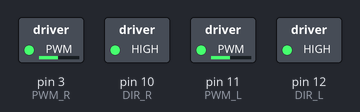
This sketch was run on a simulated Arduino Uno, built with avr-gcc and run on an emulated ATmega328P. On the bench: switched loads named in the sketch (green lamp = pin HIGH).

Above: at 0.1 s.
Timing chart, 0 to 1.6 s (numbered marks = the images above):
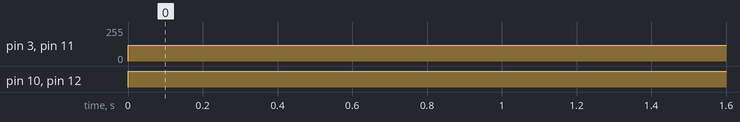

Measured:
- by itself, pin 3 (PWM_R), pin 11 (PWM_L): 0/255 → 120/255 at 0.00 s
- by itself, pin 10 (DIR_R), pin 12 (DIR_L): LOW → HIGH at 0.00 s

The sketch:

07_1_motor_control.ino
```cpp
// 방향
#define DIR_R 10
#define DIR_L 12
// 속도
#define PWM_R 3
#define PWM_L 11

void setup()
{
  pinMode(DIR_R, OUTPUT);
  pinMode(DIR_L, OUTPUT);

  pinMode(PWM_R, OUTPUT);
  pinMode(PWM_L, OUTPUT);
  Serial.begin(9600);
}


void loop()
{
  //255가 최대

  int Speed = 120;
  Forward(Speed);
}

void Turn_Right(int val){
  digitalWrite(DIR_R,HIGH);
  digitalWrite(DIR_L,LOW);
  analogWrite(PWM_R,val);
  analogWrite(PWM_L,val);
}
void Turn_Left(int val){
  digitalWrite(DIR_R,LOW);
  digitalWrite(DIR_L,HIGH);
  analogWrite(PWM_R,val);
  analogWrite(PWM_L,val);
}

void Turn_half(){
  // 반바퀴(뒤로돌기) 구현
}


void Forward(int val){
  digitalWrite(DIR_R, HIGH);
  digitalWrite(DIR_L,HIGH);
  analogWrite(PWM_R, val);
  analogWrite(PWM_L,val);
}

void BackWard(int val){
  digitalWrite(DIR_R, LOW);
  digitalWrite(DIR_L, LOW);
  analogWrite(PWM_R, val);
  analogWrite(PWM_L, val);
}

void Stop(){
  analogWrite(PWM_R, 0);
  analogWrite(PWM_L, 0);
}
```
